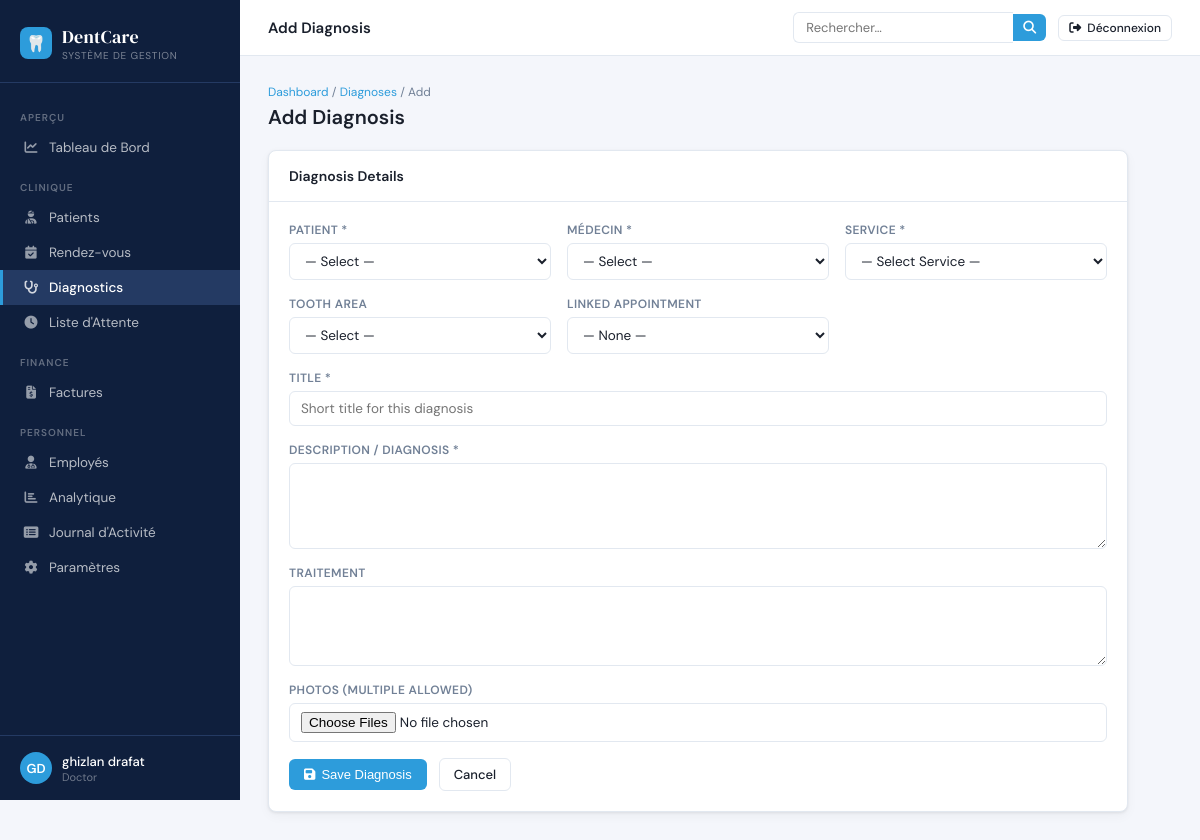
The app's page /diagnoses/add/ (signed in) with its own data.
### authentication/models.py (models this page shows, shortened)
class User(AbstractUser):
    class Role(models.TextChoices):
        ADMIN        = 'admin',        'Admin'
        DOCTOR       = 'doctor',       'Doctor'
        RECEPTIONIST = 'receptionist', 'Receptionist'
        PATIENT      = 'patient',      'Patient'
    role = models.CharField(
        max_length=20,
        choices=Role.choices,
        default=Role.PATIENT,
    )
    phone = models.CharField(max_length=20, blank=True)
    address = models.TextField(blank=True)
    profile_photo = models.ImageField(
        upload_to='profiles/', blank=True, null=True
    )

### clinic/views.py (the view, shortened to what this page needs)
# urls.py: path('diagnoses/add/',                        views.diagnosis_add,          name='diagnosis_add'),
@staff_required
def diagnosis_add(request):
    patients     = Patient.objects.all()
    doctors      = Employee.objects.filter(user__role='doctor')
    appointments = Appointment.objects.filter(status__in=['confirmed', 'completed'])
    return render(request, 'clinic/diagnoses/form.html', {
        'action': 'Add', 'patients': patients, 'doctors': doctors,
        'appointments': appointments, 'tooth_areas': Diagnosis.ToothArea.choices,
        'services': Diagnosis.Service.choices,
    })

### clinic/models.py (called while the page is built)
    def get_full_name(self):
        return f"{self.first_name} {self.last_name}"

### clinic/utils.py (called while the page is built)
def staff_required(view_func):
    @wraps(view_func)
    def wrapper(request, *args, **kwargs):
        if not request.user.is_authenticated:
            return redirect('authentication:login')
        if request.user.role not in ('admin', 'doctor', 'receptionist'):
            messages.error(request, "You don't have permission to access this area.")
            return redirect('home:home')
        return view_func(request, *args, **kwargs)
    return wrapper

### templates/clinic/diagnoses/form.html (shortened to what this page needs)
{% extends "clinic/base.html" %}
{% block topbar_title %}{{ action }} Diagnosis{% endblock %}
{% block nav_diagnoses %}active{% endblock %}
{% block content %}
<div class="page-header">
  <div>
    <div class="breadcrumb"><a href="{% url 'clinic:dashboard' %}">Dashboard</a> / <a href="{% url 'clinic:diagnosis_list' %}">Diagnoses</a> / {{ action }}</div>
    <h1>{{ action }} Diagnosis</h1>
  </div>
</div>
<div class="card" style="max-width:860px">
  <div class="card-header"><span class="card-title">Diagnosis Details</span></div>
  <div class="card-body">
    <form method="post" enctype="multipart/form-data">
      <div class="form-grid">
        <div class="form-group">
          <label>Patient *</label>
          <select name="patient" required>
            <option value="">— Select —</option>
          </select>
        </div>
        <div class="form-group">
          <label>Médecin *</label>
          <select name="doctor" required>
            <option value="">— Select —</option>
          </select>
        </div>
        <div class="form-group">
          <label>Service *</label>
          <select name="service" required>
            <option value="">— Select Service —</option>
          </select>
        </div>
        <div class="form-group">
          <label>Tooth Area</label>
          <select name="tooth_area">
            <option value="">— Select —</option>
          </select>
        </div>
        <div class="form-group">
          <label>Linked Appointment</label>
          <select name="appointment">
            <option value="">— None —</option>
          </select>
        </div>
        <div class="form-group full">
          <label>Title *</label>
          <input type="text" name="title" value="{{ diagnosis.title|default:'' }}" required placeholder="Short title for this diagnosis">
        </div>
        <div class="form-group full">
          <label>Description / Diagnosis *</label>
          <textarea name="description" required rows="4">{{ diagnosis.description|default:'' }}</textarea>
        </div>
        <div class="form-group full">
          <label>Traitement</label>
          <textarea name="treatment" rows="3">{{ diagnosis.treatment|default:'' }}</textarea>
        </div>
        <div class="form-group full">
          <label>Photos (multiple allowed)</label>
          <input type="file" name="photos" accept="image/*" multiple>
        </div>
      </div>
      <div class="flex-gap mt-16">
        <button type="submit" class="btn btn-primary"><i class="fas fa-save"></i> Save Diagnosis</button>
        <a href="{% url 'clinic:diagnosis_list' %}" class="btn btn-outline">Cancel</a>
      </div>
    </form>
  </div>
</div>
{% endblock %}

### templates/clinic/base.html (shortened to what this page needs)
<!DOCTYPE html>
<html lang="fr">
<head>
  <link rel="stylesheet" href="https://cdn.jsdelivr.net/npm/@fortawesome/fontawesome-free@6.5.0/css/all.min.css">
</head>
<body>
<aside class="sidebar">
  <div class="sidebar-logo">
    <div class="logo-icon">🦷</div>
    <div>
      <div class="logo-text">DentCare</div>
      <div class="logo-sub">Système de Gestion</div>
    </div>
  </div>
  <nav>
    <div class="nav-section">Aperçu</div>
    <a href="{% url 'clinic:dashboard' %}" class="nav-item {% block nav_dashboard %}{% endblock %}">
      <i class="fas fa-chart-line"></i> Tableau de Bord
    </a>
    <div class="nav-section">Clinique</div>
    <a href="{% url 'clinic:patient_list' %}" class="nav-item {% block nav_patients %}{% endblock %}">
      <i class="fas fa-user-injured"></i> Patients
    </a>
    <a href="{% url 'clinic:appointment_list' %}" class="nav-item {% block nav_appointments %}{% endblock %}">
      <i class="fas fa-calendar-check"></i> Rendez-vous
    </a>
    <a href="{% url 'clinic:diagnosis_list' %}" class="nav-item {% block nav_diagnoses %}{% endblock %}">
      <i class="fas fa-stethoscope"></i> Diagnostics
    </a>
    <a href="{% url 'clinic:waiting_list' %}" class="nav-item {% block nav_waiting %}{% endblock %}">
      <i class="fas fa-clock"></i> Liste d'Attente
    </a>
    <div class="nav-section">Finance</div>
    <a href="{% url 'clinic:patient_payslip_list' %}" class="nav-item {% block nav_invoices %}{% endblock %}">
      <i class="fas fa-file-invoice-dollar"></i> Factures
    </a>
    <div class="nav-section">Personnel</div>
    <a href="{% url 'clinic:employee_list' %}" class="nav-item {% block nav_employees %}{% endblock %}">
      <i class="fas fa-user-md"></i> Employés
    </a>
    <a href="{% url 'clinic:analytics' %}" class="nav-item {% block nav_analytics %}{% endblock %}">
      <i class="fas fa-chart-bar"></i> Analytique
    </a>
    <a href="{% url 'clinic:activity_logs' %}" class="nav-item {% block nav_activity %}{% endblock %}">
      <i class="fas fa-list-alt"></i> Journal d'Activité
    </a>
    <a href="{% url 'clinic:settings' %}" class="nav-item {% block nav_settings %}{% endblock %}">
      <i class="fas fa-cog"></i> Paramètres
    </a>
  </nav>
  <div class="sidebar-footer">
    <div class="sidebar-user">
      <div class="user-avatar">{{ request.user.first_name|first|upper }}{{ request.user.last_name|first|upper }}</div>
      <div>
        <div class="user-name">{{ request.user.get_full_name }}</div>
        <div class="user-role">{{ request.user.role }}</div>
      </div>
    </div>
  </div>
</aside>
<div class="main">
  <header class="topbar">
    <div style="display:flex;align-items:center;gap:12px">
      <span class="topbar-title">{% block topbar_title %}{% endblock %}</span>
    </div>
    <div style="display:flex;align-items:center;gap:12px">
      <form class="search-form" method="get" action="{% url 'clinic:global_search' %}">
        <input class="search-input" type="text" name="q" placeholder="Rechercher…" value="{{ request.GET.q }}">
        <button type="submit" class="search-btn"><i class="fas fa-search"></i></button>
      </form>
    <div class="topbar-actions">
      <a href="{% url 'authentication:logout' %}" class="btn btn-outline btn-sm">
        <i class="fas fa-sign-out-alt"></i> Déconnexion
      </a>
    </div>
    </div>
  </header>
  <main class="page-content">
    {% block content %}{% endblock %}
  </main>
</div>
</body>
</html>

### records on screen
User: user.first_name|first "G", user.last_name|first "D", user.get_full_name "ghizlan drafat", user.role "Doctor"

### other values on screen
{{ action }} "Add"
